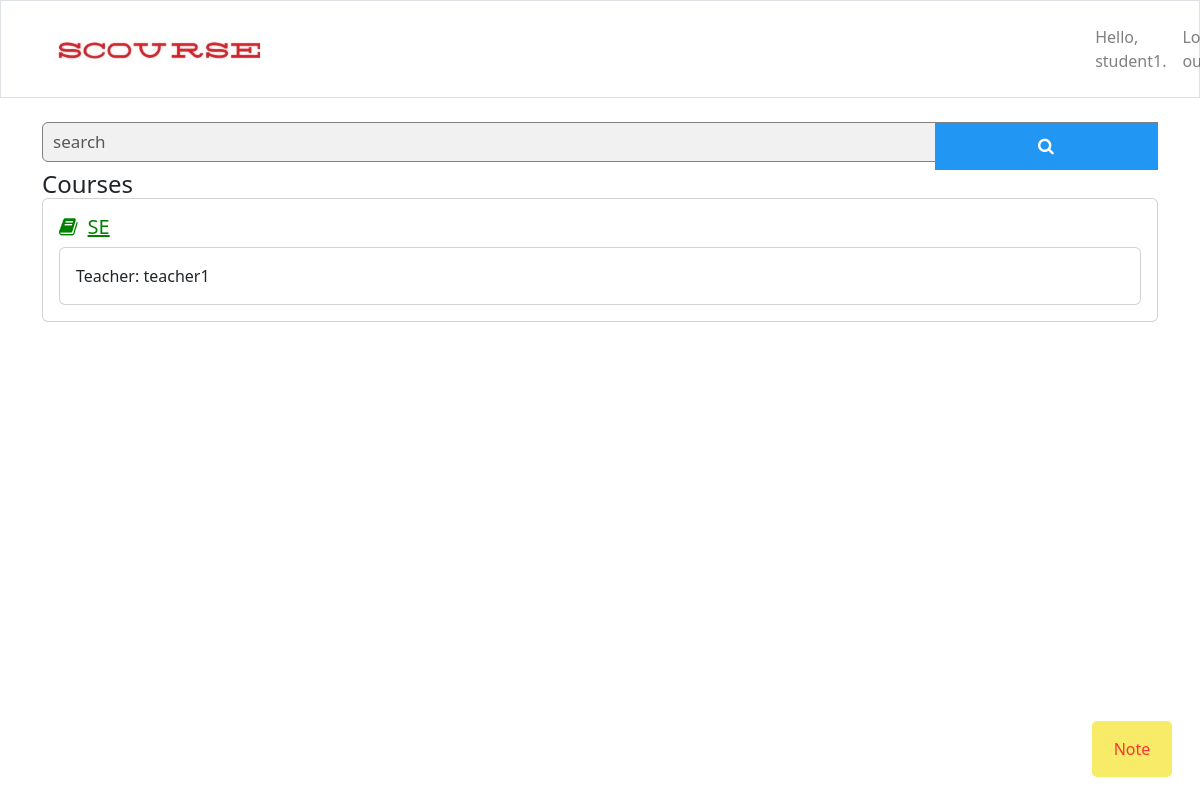
Page /Moddle/student/register_course (signed in) on the committed database.
### Moddle/models.py (models this page shows, shortened)
class User(AbstractUser):
    is_student = models.BooleanField(default=False)
    is_teacher = models.BooleanField(default=False)

class Course(models.Model):
    course_id = models.AutoField(primary_key=True)
    name = models.CharField(max_length=100)
    date_added = models.DateTimeField(auto_now_add=True)
    starting_time = models.DateField(null=True)
    ending_time = models.DateField(null=True)
    lecture_id = models.ForeignKey(lecturer, on_delete=models.CASCADE)

class lecturer(models.Model):
    user= models.OneToOneField(User, on_delete=models.CASCADE, primary_key=True)
    first_name = models.CharField(max_length=50)
    last_name = models.CharField(max_length=50)
    dob = models.DateField(null=True)
    gender = models.CharField(max_length=7)
    address = models.CharField(max_length=200)
    phone = models.CharField(max_length=15)
    email = models.EmailField()
    Organization = models.CharField(max_length=200)
    def __str__(self):
        return str(self.user)

### Moddle/views.py (the view)
# urls.py: url(r'student/register_course', views.register_course, name='register_course'),
def register_course(request):
    _courses = Course.objects.all().order_by('date_added')
    data = {'courses':_courses}
    return render(request, 'register_course.html', context=data)

### Moddle/templates/register_course.html
{% extends "base.html" %}
{% block content %}
<form class="example" id = "navbarNAV" action ="search">
        <div class="input-group">
            <input name = "q" type="text" class="form-control" placeholder="search"/>
             <button type="submit"><i class="fa fa-search"></i></button>
        </div>
</form>
   <h4 class="card-title">Courses</h4>
    {% for course in courses %}
                <div class="card" id="each-course">
                    <div class="card-body">
                        <h5 class="card-title" id="course-name"><i class="fa fa-book"></i><a href="{% url 'Moddle:course_info' course.course_id %}" id="link-course">{{course.name}}</a></h5>
                        <div class="card">
                            <div class="card-body">
                                <p class="card-text">Teacher: {{course.lecture_id}}</p>
                            </div>
                        </div>
                    </div>
                </div>
    	{% empty %}
			<li><h3>No courses have been added yet.</h3></li>
    {% endfor %}
{% endblock content %}

### Moddle/templates/base.html (shortened to what this page needs)
{% load bootstrap5 %}
{% load static %}
<!DOCTYPE html>
<html lang="en">
<head>
	<link rel="stylesheet" href="https://cdnjs.cloudflare.com/ajax/libs/font-awesome/4.7.0/css/font-awesome.min.css">
	<link rel="stylesheet" href="https://stackpath.bootstrapcdn.com/bootstrap/4.3.1/css/bootstrap.min.css">
	<link rel="stylesheet" href="{% static 'css/navbarcss.css'%}">
	<link rel="stylesheet" href="{% static 'css/style_button.css'%}">
	<link rel="stylesheet" href="{% static 'css/note.css'%}">
	<link rel="stylesheet" href="{% static 'css/user_info.css'%}">
	{% bootstrap_css %}
</head>
<body>
	<nav class="navbar navbar-expand-md navbar-light mb-4 border">
		<a class="navbar-brand" href="{% url 'Moddle:redirect_user_type' %}">
			<img src="{% static 'images/logo_navbar.jpg' %}" alt="Opps" id="logo">
		</a>
		<div class="collapse navbar-collapse" id="collapsibleNavId">
				<ul class="navbar-nav mr-auto mt-2 mt-lg-0">
					{% if user.is_authenticated %}
						<li class="navbar-item">
							<a class="nav-link" href="{% url 'Moddle:redirect_user_type' %}">Hello, {{ user.username }}.</a>
						</li>
						<li class="nav-item">
							<a class="nav-link" href="{% url 'users:exit' %}">Log out</a>
						</li>
					{% endif %}
				</ul>
		</div>
	</nav>
	<main role="main" class="container">
		<div>
			{% block content %}{% endblock content %}
		</div>
	</main>
	<button class="openNote-button" onclick="openNote()">Note</button>
</body>
</html>

### Moddle/static/css/navbarcss.css (style rules this page uses)
#logo { height: 70px; margin-left: 20%; }
#collapsibleNavId { margin-left: 70%; }

### Moddle/static/css/note.css (style rules this page uses)
.openNote-button { background-color: #f5e642; color: red; padding: 16px 20px; border: none; cursor: pointer; opacity: 0.8; position: fixed; border-radius: 5px; bottom: 23px; right: 28px; width: 80px; }

### Moddle/static/css/user_info.css (style rules this page uses)
#course-name { color: green; }
#link-course { margin-left: 10px; color: green; font-weight: normal; }
#each-course { margin-bottom: 10px; }
* { box-sizing: border-box; }
form.example input[type=text] { padding: 10px; font-size: 17px; border: 1px solid grey; float: left; width: 80%; background: #f1f1f1; }
form.example button { float: left; width: 20%; padding: 10px; background: #2196F3; color: white; font-size: 17px; border: 1px solid grey; border-left: none; cursor: pointer; }
form.example::after { content: ""; clear: both; display: table; }

### rows in the picture
User: username "student1"
Course: name "SE", lecture_id "teacher1"
